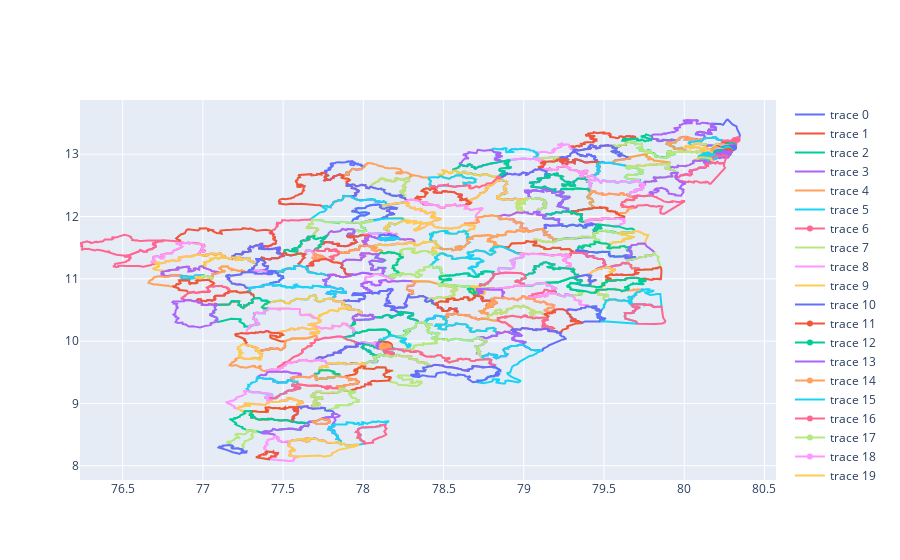

Here is the notebook cell this chart was saved with:
### Code cell
fig = go.Figure()

for index,val in ac_shp_tn_df.iterrows():
#     print(index)
    try:
        x, y = val.geometry.exterior.coords.xy
        fig = fig.add_trace(go.Scatter(x=x.tolist(), y=y.tolist()))
    except:
        print(val['PC_NAME'])
#     if index > 1:
#         break

fig.show()
